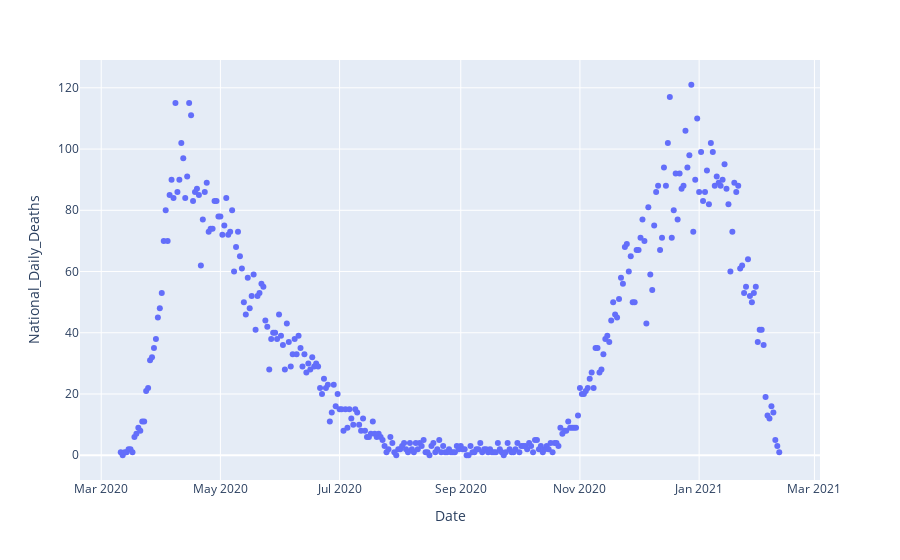

This figure's notebook cell:
### Code cell
import dash
import dash_core_components as dcc
import dash_html_components as html
import plotly.express as px
import pandas as pd

df = pd.read_csv("Dödapermonth.csv")

Day = df["Date"]
Dead = df["National_Daily_Deaths"]


fig = px.scatter(df, x = Day , y = Dead)
fig.update_layout(transition_duration = 500)

### Figure 1 — Plotly figure (JSON) as saved in the notebook; plotly's stock layout.template omitted (floating-point values rounded to 4 significant figures; data arrays with more than 128 entries replaced by an {"elided": "..."} marker saying what was removed)
{"data": [{"hovertemplate": "Date=%{x}<br>National_Daily_Deaths=%{y}<extra></extra>", "legendgroup": "", "marker": {"color": "#636efa", "symbol": "circle"}, "mode": "markers", "name": "", "orientation": "v", "showlegend": false, "type": "scatter", "x": {"elided": "338 str values"}, "xaxis": "x", "y": {"elided": "338 int values"}, "yaxis": "y"}], "layout": {"legend": {"tracegroupgap": 0}, "margin": {"t": 60}, "transition": {"duration": 500}, "xaxis": {"anchor": "y", "domain": [0, 1], "title": {"text": "Date"}}, "yaxis": {"anchor": "x", "domain": [0, 1], "title": {"text": "National_Daily_Deaths"}}}}
